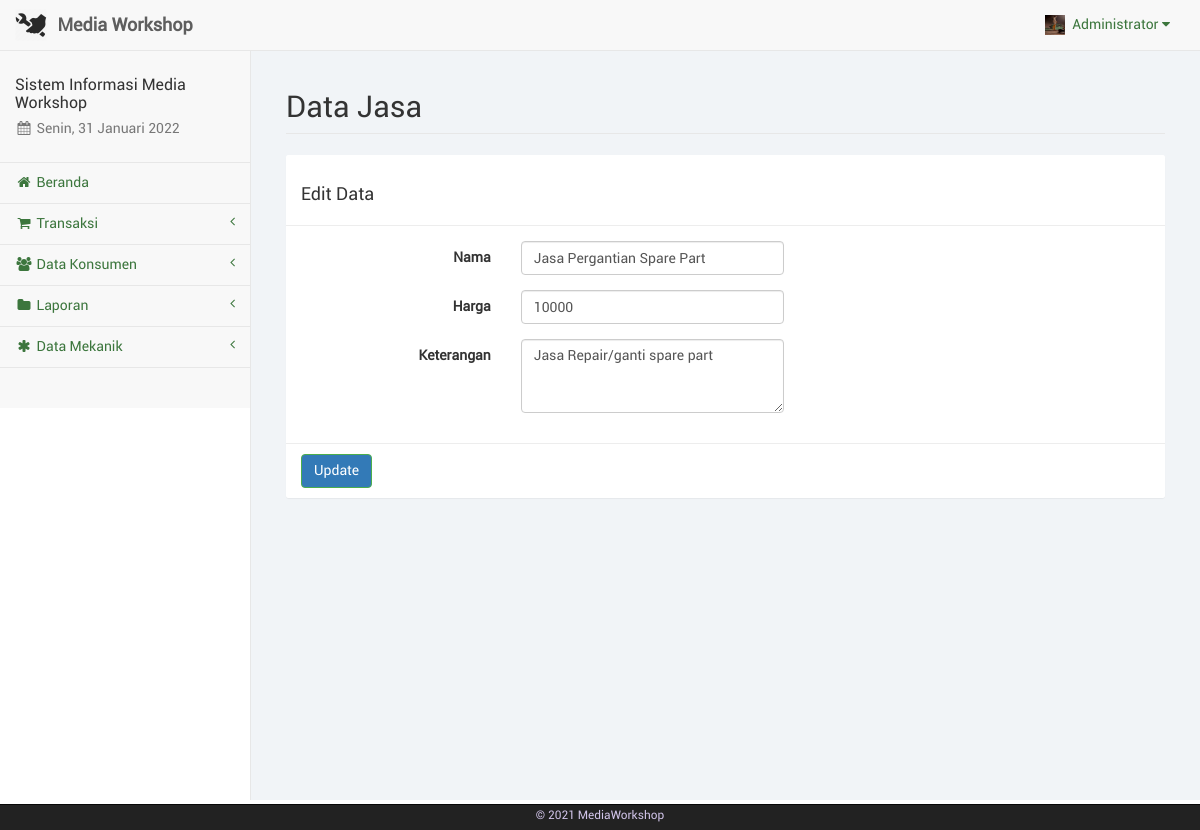
Screenshot of /kasir/jasa_edit.php?js=43 (signed in) with the database file from the repository.
### tables this page shows
CREATE TABLE `barangjasa` (
  `id_brg` int(11) NOT NULL,
  `nama` varchar(100) NOT NULL,
  `jenis` varchar(20) NOT NULL,
  `stok` varchar(10) NOT NULL,
  `harga` varchar(20) NOT NULL,
  `keterangan` text NOT NULL,
  `id_adm` int(11) NOT NULL
);

### kasir/jasa_edit.php (the view, shortened to what this page needs)
<?php
	include("sess_check.php");
	if(isset($_GET['js'])) {
		$sql = "SELECT * FROM barangjasa WHERE id_brg='". $_GET['js'] ."'";
		$ress = mysqli_query($conn, $sql);
		$data = mysqli_fetch_array($ress);
	}
	include("layout_top.php");
?>
		<div id="page-wrapper">
            <div class="container-fluid">
                <div class="row">
                    <div class="col-lg-12">
                        <h1 class="page-header">Data Jasa</h1>
                    </div>
                </div>
				<div class="row">
					<div class="col-lg-12"><?php include("layout_alert.php"); ?></div>
				</div>
				<div class="row">
					<div class="col-lg-12">
						<form class="form-horizontal" action="jasa_update.php" method="POST" enctype="multipart/form-data">
							<div class="panel panel-default">
								<div class="panel-heading"><h3>Edit Data</h3></div>
								<div class="panel-body">
									<div class="form-group">
										<label class="control-label col-sm-3">Nama</label>
										<div class="col-sm-4">
											<input type="text" name="nama" class="form-control" placeholder="Nama" value="<?php echo $data['nama'] ?>" required>
										</div>
									</div>
									<div class="form-group">
										<label class="control-label col-sm-3">Harga</label>
										<div class="col-sm-4">
											<input type="number" name="harga" min="0" class="form-control" placeholder="Harga" value="<?php echo $data['harga'] ?>"required>
										</div>
									</div>
									<div class="form-group">
										<label class="control-label col-sm-3">Keterangan</label>
										<div class="col-sm-4">
											<textarea name="keterangan" class="form-control" placeholder="Keterangan" rows="3" required><?php echo $data['keterangan'];?></textarea>
										</div>
									</div>
								</div>
								<div class="panel-footer">
									<button type="submit" name="perbarui" class="btn btn-success">Update</button>
								</div>
							</div>
						</form>
					</div>
				</div>
            </div>
        </div>
<?php
	include("layout_bottom.php");
?>

### rows the page displays
barangjasa: nama "Jasa Pergantian Spare Part", harga "10000", keterangan "Jasa Repair/ganti spare part"

### other values shown
$sess_kasirname "Administrator"
